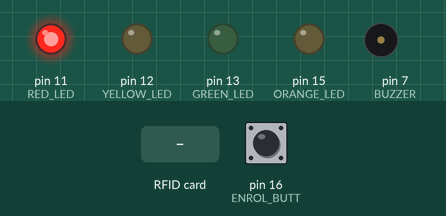
This program was run on a simulated Raspberry Pi (header pin numbers). Shown: output pins drawn as LEDs (lit = HIGH), buzzer (waves = sounding, pin HIGH). Dashed ring = blinking. Inputs (shaded band) come from the test bench; at power-on: pin 16 (ENROL_BUTT) HIGH. Files the program writes start out absent; files that are not in the repository are absent; what the program prints to the terminal is not drawn.

Above: at 1.2 s.
1.3 s: pin 16 (ENROL_BUTT) pulled LOW for 1 s
At 1.47 s:
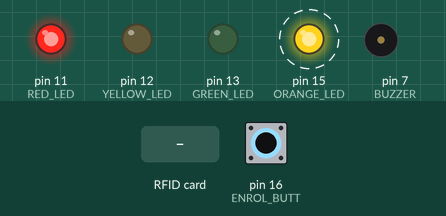
3.8 s: RFID card 5E 7A 19 C4 held to the reader
At 4.3 s:
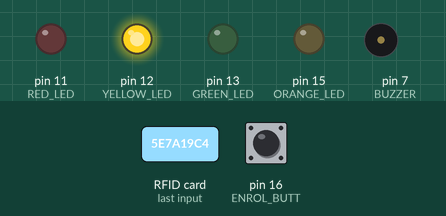
6.0 s: pin 16 (ENROL_BUTT) pulled LOW for 3.2 s
At 10.3 s:
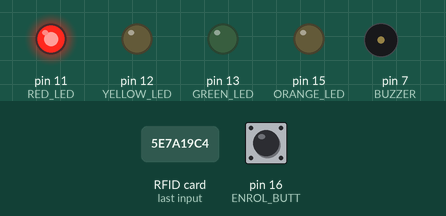
Timing chart, 0 to 11.8 s (numbered marks = the images above; inputs shaded):
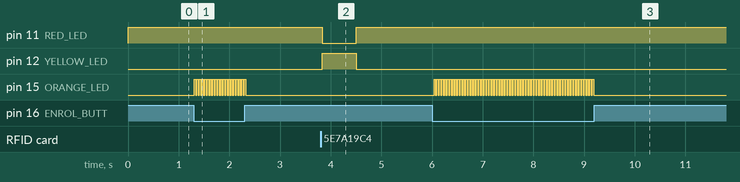

The program:

enrol.py
```python
import RPi.GPIO as GPIO
import MFRC522
import signal
import time

#GPIO constants
GREEN_LED = 13
YELLOW_LED = 12
RED_LED = 11
ORANGE_LED = 15
ENROL_BUTT = 16
BUZZER = 7

filename = "userlist"

#loop boolean
continueLoop = True

#instantiate card reader
reader = MFRC522.MFRC522()

#instantiate file
#uidlist = open(filename, "a+", 1) #line buffered

#initialize GPIO
def initGPIO():
    GPIO.setmode(GPIO.BOARD)
    GPIO.setup(ENROL_BUTT, GPIO.IN, pull_up_down=GPIO.PUD_UP)
    GPIO.setup(GREEN_LED, GPIO.OUT)
    GPIO.setup(YELLOW_LED, GPIO.OUT)
    GPIO.setup(RED_LED, GPIO.OUT)
    GPIO.setup(ORANGE_LED, GPIO.OUT)
    GPIO.setup(BUZZER, GPIO.OUT)

#turn on a specific LED, turn others off
def selectLED(led):
    GPIO.output(GREEN_LED, 0)
    GPIO.output(YELLOW_LED, 0)
    GPIO.output(RED_LED, 0)
    GPIO.output(ORANGE_LED, 0)
    for i in range(0, len(led)):
        GPIO.output(led[i], 1)
    time.sleep(.01)


#handler function for signal.signal
def stopLoop(sig, frame):
    global continueLoop
    print "SIGINT captured, ending..."
    continueLoop = False

def uidToStr(uid):
    strOut = ""
    for i in range(len(uid)):
        strOut = strOut + str(hex(uid[i]))
    return strOut

def readCard():
    #Scan for Card
    global reader
    (status,TagType) = reader.MFRC522_Request(reader.PICC_REQALL)

    if status == reader.MI_OK:
        #print "Reading Card:"
        (status, uid) =  reader.MFRC522_Anticoll()
        if status ==reader.MI_OK:
            uidOut = uid[0:4]
            #print uidToStr(uidOut)
        else:
            selectLED([RED_LED])
            uidOut = [1, 0]
    else:
        selectLED([RED_LED])
        uidOut = [1, 1]

    #Adding this allows continuous reading without error
    (status,TagType) = reader.MFRC522_Request(reader.PICC_HALT)
    return uidOut

def main():
    global continueLoop
    global uidlist
    print "Starting..."
    #Check for SIGINT
    signal.signal(signal.SIGINT, stopLoop)
    #initialize GPIO
    initGPIO()
    selectLED([RED_LED])

    while True:
        try:
            uidlist = open(filename, "r") #line buffered
            break
        except IOError:
            uidlist = open(filename, "a+")
    uidlist.close()

    while continueLoop:
        auth = False
        curUID = readCard()
        if GPIO.input(ENROL_BUTT):  #not enroling
            if len(curUID) <= 2:
                selectLED([RED_LED])
            else:
                selectLED([YELLOW_LED])

        else:                       #enroling
            if len(curUID) > 2:
                selectLED([GREEN_LED, ORANGE_LED])
                uidlist = open(filename, "a+", 1) #line buffered
                line = uidlist.readline()
                if line == "":
                    uidlist.write("Beginning of File: \n")
                    line = " "

                while line != "":
                    if uidToStr(curUID) in line.strip():
                        #print "exists!"
                        selectLED([YELLOW_LED, ORANGE_LED])
                        time.sleep(0.5)
                        break
                    line = uidlist.readline()

                if line == "":
                    uidlist.write(uidToStr(curUID) + ", ")
                    selectLED([GREEN_LED])
                    firstName = raw_input("New user's first name: ")
                    lastName = raw_input("New user's last name: ")
                    uidlist.write(firstName + ", " + lastName + "\n")
                    GPIO.output(BUZZER, 1)
                    time.sleep(0.15)
                    GPIO.output(BUZZER, 0)
                    time.sleep(0.85)
            else:
                selectLED([RED_LED, ORANGE_LED])
                uidlist.close()
main()
GPIO.cleanup()
```

Measured:
- after the input at 1.3 s, pin 15 (ORANGE_LED): alternates HIGH for 0.03 s and LOW for 0.03 s, 40 changes in all, then stays LOW, starting at once
- after the input at 3.8 s, pin 11 (RED_LED): HIGH → LOW at once, → HIGH 0.67 s later; pin 12 (YELLOW_LED): LOW → HIGH at once, → LOW 0.67 s later
- after the input at 6.0 s, pin 15 (ORANGE_LED): alternates HIGH for 0.03 s and LOW for 0.03 s, 122 changes in all, then stays LOW, starting at once
